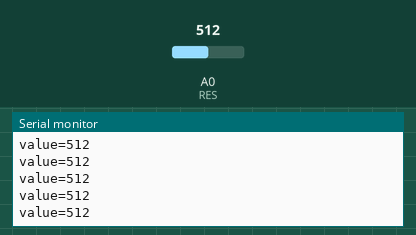
Bench run of a sketch on a simulated Arduino Uno, built with avr-gcc and run on an emulated ATmega328P. Shown: the last lines printed to the serial monitor. Inputs (shaded band) come from the test bench; at power-on: A0 (RES) = 512.

Above: at 1.2 s.
1.3 s: A0 (RES) set to 716
At 1.31 s:
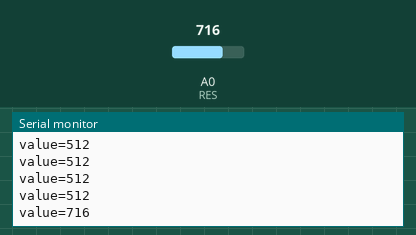
2.8 s: A0 (RES) set to 900
At 2.81 s:
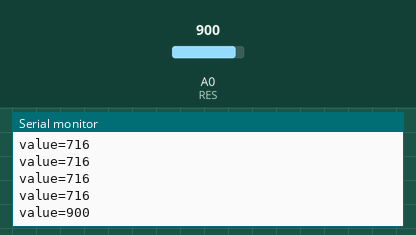
Timing chart, 0 to 5.8 s (numbered marks = the images above; inputs shaded):
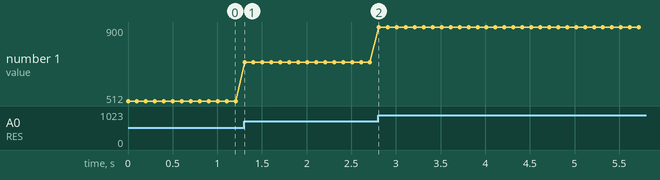

Measured:
- after the input at 1.3 s, the serial monitor: prints a new line at once (image 1)
- after the input at 2.8 s, the serial monitor: prints a new line at once (image 2)
- plotted number 1: 512 → 716 after the input at 1.3 s, 716 → 900 after the input at 2.8 s

The sketch:

SerialPrint.ino
```cpp
const int RES=A0; //滑杆模块接在A0
int value=0;      //存放数值

void setup(){
  Serial.begin(9600);   //串口波特率9600
}

void loop(){
  value=analogRead(RES);        //读取滑杆模块的AD数值（0~1023）
  Serial.print("value=");       //串口输出英文字符 不换行
  Serial.println(value);        //串口输出value的值  并换行
  delay(100);
}
```
